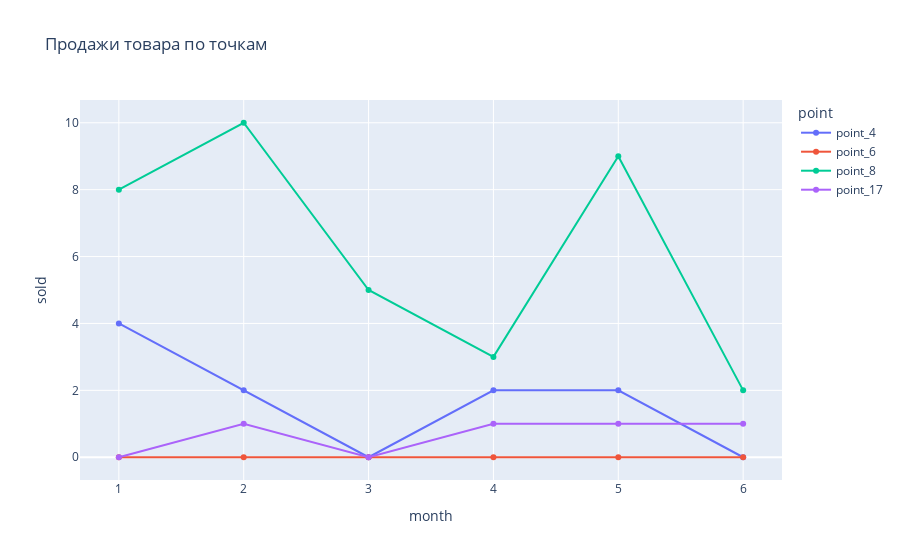

This figure's notebook cell:
### Code cell
import plotly.express as px
product = 'Картридж fabricator_of_consumables_8 Sonder U consumables' # Задаем имя интересующего нас товара
df_4_vis = df_4[(df_4['name'] == product) & (df_4['month'] != 10)].copy() # Берем из общего ДФ данные только о нужном товаре, не рассматривая текущий месяц
df_6_vis = df_6[(df_6['name'] == product) & (df_6['month'] != 10)].copy()
df_8_vis = df_8[(df_8['name'] == product) & (df_8['month'] != 10)].copy()
df_17_vis = df_17[(df_17['name'] == product) & (df_17['month'] != 10)].copy()
df_4_vis['point'] = 'point_4' # Добавляем маркер магазина
df_6_vis['point'] = 'point_6'
df_8_vis['point'] = 'point_8'
df_17_vis['point'] = 'point_17'
df_vis = pd.concat([df_4_vis, df_6_vis, df_8_vis, df_17_vis]) # Собираем в один ДФ
# Создаем график
fig = px.line(df_vis, x='month', y='sold', color='point', markers=True, title='Продажи товара по точкам')
fig.show()

### Figure 1 — Plotly figure (JSON) as saved in the notebook; plotly's stock layout.template omitted (floating-point values rounded to 4 significant figures)
{"data": [{"hovertemplate": "point=point_4<br>month=%{x}<br>sold=%{y}<extra></extra>", "legendgroup": "point_4", "line": {"color": "#636efa", "dash": "solid"}, "marker": {"symbol": "circle"}, "mode": "lines+markers", "name": "point_4", "orientation": "v", "showlegend": true, "type": "scatter", "x": [1, 2, 3, 4, 5, 6], "xaxis": "x", "y": [4, 2, 0, 2, 2, 0], "yaxis": "y"}, {"hovertemplate": "point=point_6<br>month=%{x}<br>sold=%{y}<extra></extra>", "legendgroup": "point_6", "line": {"color": "#EF553B", "dash": "solid"}, "marker": {"symbol": "circle"}, "mode": "lines+markers", "name": "point_6", "orientation": "v", "showlegend": true, "type": "scatter", "x": [1, 2, 3, 4, 5, 6], "xaxis": "x", "y": [0, 0, 0, 0, 0, 0], "yaxis": "y"}, {"hovertemplate": "point=point_8<br>month=%{x}<br>sold=%{y}<extra></extra>", "legendgroup": "point_8", "line": {"color": "#00cc96", "dash": "solid"}, "marker": {"symbol": "circle"}, "mode": "lines+markers", "name": "point_8", "orientation": "v", "showlegend": true, "type": "scatter", "x": [1, 2, 3, 4, 5, 6], "xaxis": "x", "y": [8, 10, 5, 3, 9, 2], "yaxis": "y"}, {"hovertemplate": "point=point_17<br>month=%{x}<br>sold=%{y}<extra></extra>", "legendgroup": "point_17", "line": {"color": "#ab63fa", "dash": "solid"}, "marker": {"symbol": "circle"}, "mode": "lines+markers", "name": "point_17", "orientation": "v", "showlegend": true, "type": "scatter", "x": [1, 2, 3, 4, 5, 6], "xaxis": "x", "y": [0, 1, 0, 1, 1, 1], "yaxis": "y"}], "layout": {"autosize": true, "legend": {"title": {"text": "point"}, "tracegroupgap": 0}, "title": {"text": "Продажи товара по точкам"}, "xaxis": {"anchor": "y", "autorange": true, "domain": [0, 1], "range": [0.6961, 6.304], "title": {"text": "month"}, "type": "linear"}, "yaxis": {"anchor": "x", "autorange": true, "domain": [0, 1], "range": [-0.8252, 10.83], "title": {"text": "sold"}, "type": "linear"}}}
